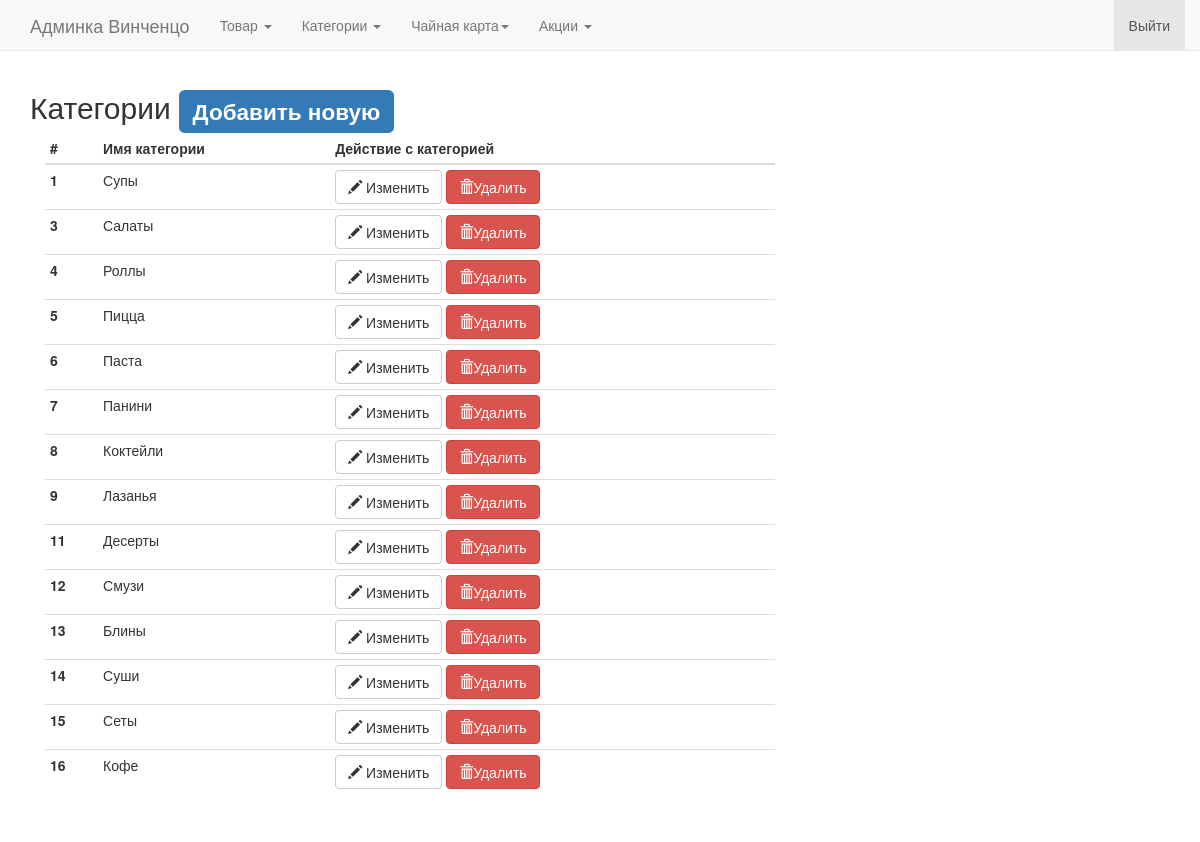
The app's page /panel/category (signed in), older data.
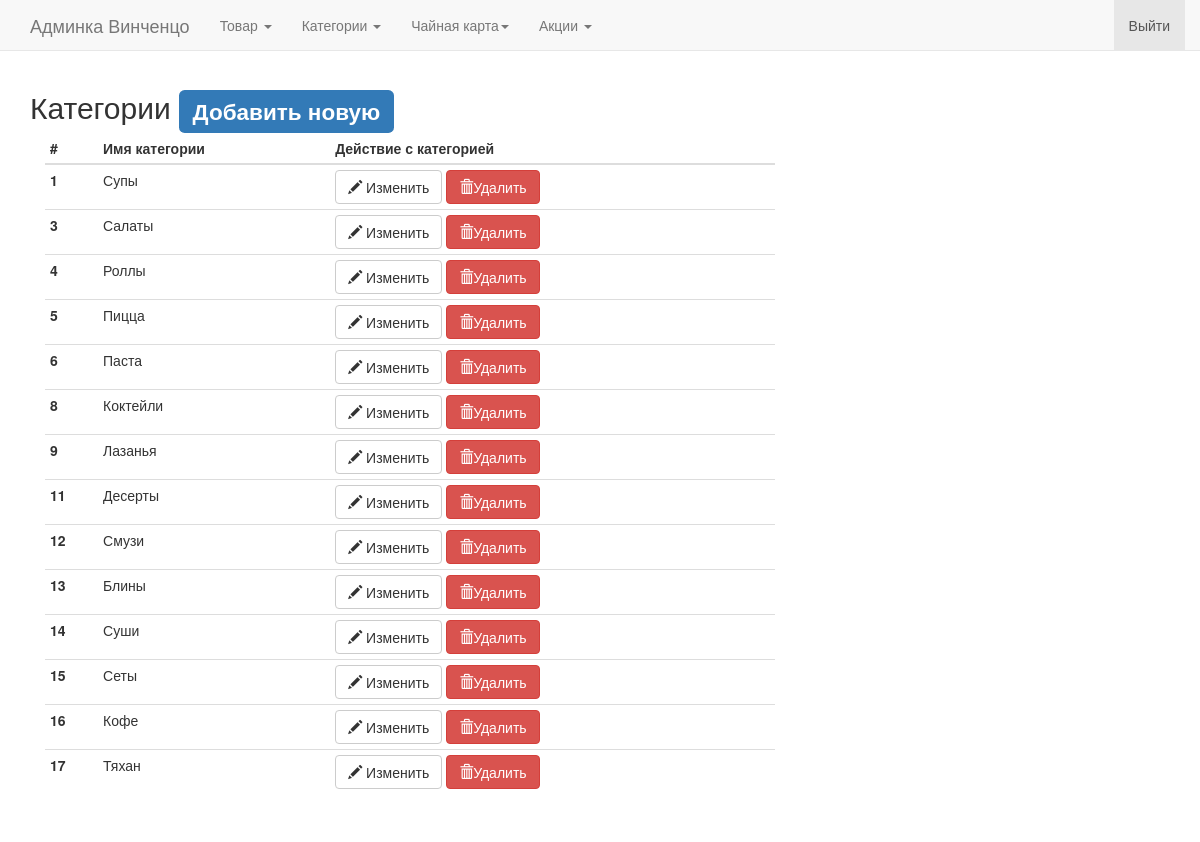
The same page, newer data.
### app/models.py (models this page shows, shortened)
class Category(db.Model):
    id = db.Column(db.Integer, primary_key=True)
    category_name = db.Column(db.String(50))
    alias = db.Column(db.String(50))
    sous = db.Column(db.Boolean, default=False)
    cafe = db.Column(db.Boolean, default=True)

### app/views.py (the view)
@app.route('/panel/category', methods=['GET', 'POST'])
def get_category():
    if not session.get('logged_in'):
        return redirect(url_for("adminlogin"))
    select_category = Category.query.all()
    return render_template("category.html", category=select_category)

### app/views.py (called while the page is built)
@app.before_request
def before_request():
    delivery = request.cookies.get('delivery')
    if delivery == "deliveryincafe":
        g.deliverymethod = u"В кафе"
        g.global_sale = 0
    elif delivery == "deliverymyself":
        g.deliverymethod = u"Самовывоз"
        g.global_sale = 10
    elif delivery == "deliveryinhome":
        g.deliverymethod = u"Доставка на дом"
        g.global_sale = 0
    else:
        g.deliverymethod = u"Доставка на дом"
        g.global_sale = 0
    g.delivery = delivery
    g.user = current_user

### app/templates/category.html
{% extends "panel.html" %}
{% block body %}
    <h2>Категории <a href="{{ url_for("category_add") }}"><span class="label label-primary">Добавить новую</span></a></h2>
    <div class="table-responsive col-md-12 col-lg-8">
        <table class="table table-condensed">
            <thead>
            <tr>
                <th>#</th>
                <th>Имя категории</th>
                <th>Действие с категорией</th>
            </tr>
            </thead>
            <tbody>
            {% for caption in category %}
                <tr>
                    <th scope="row">{{ caption.id }}</th>
                    <td>{{ caption.category_name }}</td>
                    <td>
                        <a href="{{ url_for("update_category",category_id=caption.id) }}" title="{{ caption.category_name }}" name="{{ caption.id }}"
                                class="btn btn-default change_category" aria-label="Изменить">
                            <span class="glyphicon glyphicon-pencil" aria-hidden="true"></span>
                            Изменить
                        </a>
                        <a href="{{ url_for("delete_category", category_id=caption.id) }}" name="{{ caption.id }}" class="btn btn-danger delete_category"
                                aria-label="Удалить">
                            <span class="glyphicon glyphicon-trash" aria-hidden="true"></span>Удалить
                        </a>
                    </td>
                </tr>
            {% endfor %}
            </tbody>
        </table>
    </div>
{% endblock %}

### app/templates/panel.html (shortened to what this page needs)
<!DOCTYPE html>
<html lang="en">
<head>
    <link rel="stylesheet" href="https://necolas.github.io/normalize.css/3.0.2/normalize.css">
    <link rel="stylesheet" href="https://maxcdn.bootstrapcdn.com/bootstrap/3.3.6/css/bootstrap.min.css"
>
    <link rel="stylesheet" href="https://cdn.datatables.net/1.10.10/css/jquery.dataTables.min.css"
>
    <link rel="stylesheet" href="http://cdnjs.cloudflare.com/ajax/libs/multiple-select/1.2.0/multiple-select.min.css">
</head>
<body style="min-height: 2000px;
  padding-top: 70px;">
<nav class="navbar navbar-default navbar-fixed-top">
    <div class="container">
        <div class="navbar-header">
            <a class="navbar-brand" href="#">Админка Винченцо</a>
        </div>
        <div id="navbar" class="navbar-collapse collapse">
            <ul class="nav navbar-nav">
                <li class="dropdown">
                    <a href="#" class="dropdown-toggle" data-toggle="dropdown" role="button" aria-haspopup="true"
                       aria-expanded="false">Товар <span class="caret"></span></a>
                </li>
                <li class="dropdown">
                    <a href="#" class="dropdown-toggle" data-toggle="dropdown" role="button" aria-haspopup="true"
                       aria-expanded="false">Категории <span class="caret"></span></a>
                </li>
                <li class="dropdown">
                    <a href="#" class="dropdown-toggle" data-toggle="dropdown" role="button" aria-haspopup="true"
                       aria-expanded="false">Чайная карта<span class="caret"></span></a>
                </li>
                <li class="dropdown">
                    <a href="#" class="dropdown-toggle" data-toggle="dropdown" role="button" aria-haspopup="true"
                       aria-expanded="false">Акции <span class="caret"></span></a>
                </li>
            </ul>
            <ul class="nav navbar-nav navbar-right">
                <li class="active"><a href="/logoutadmin">Выйти <span class="sr-only">(current)</span></a></li>
            </ul>
        </div>
    </div>
</nav>
<div class="container">
    {% block body %}
    {% endblock %}
</div>
</body>
</html>

Row changes from the older to the newer data that the page shows:
removed Category: id "7", category_name "Панини"
added Category: id "17", category_name "Тяхан"
